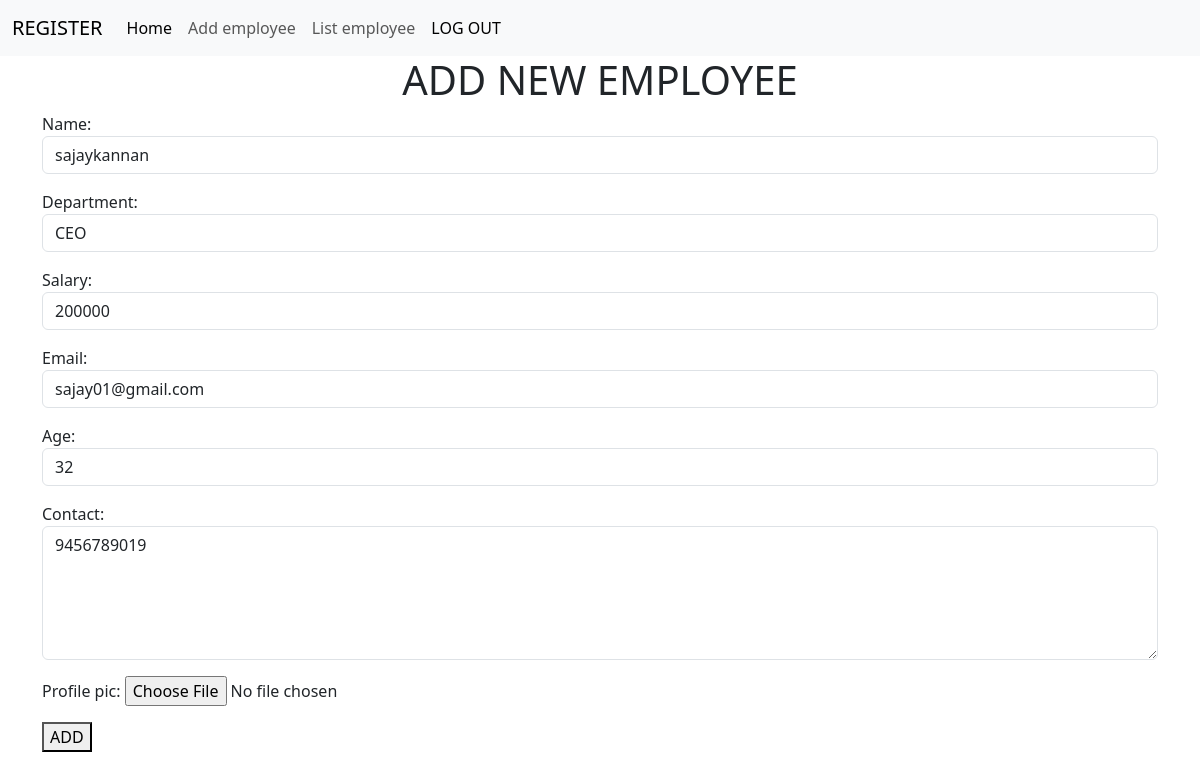
The app's page /emloyees/7/update (signed in) with its own data.
### cr/models.py (models this page shows, shortened)
class Employees(models.Model):
    name=models.CharField(max_length=200)
    department=models.CharField(max_length=200)
    salary=models.PositiveIntegerField()
    email=models.EmailField(unique=True)
    age=models.PositiveIntegerField(null=True)
    contact=models.CharField(max_length=12)
    profile_pic=models.ImageField(upload_to="images",null=True)

### cr/views.py (the view, shortened to what this page needs)
# urls.py: path("emloyees/<int:pk>/update",views.EmployeeUpdateView.as_view(),name="emp_update"),
@method_decorator(signin_required,"dispatch")
class EmployeeUpdateView(View):
    def get(self,request,*args,**kwargs):
        id=kwargs.get("pk")
        qs=Employees.objects.get(id=id)
        form=EmployeeForm(instance=qs)
        return render(request,"emp_add.html",{"forms":form})

### cr/forms.py
class EmployeeForm(forms.ModelForm):
    class Meta:
        model=Employees
        fields="__all__"
        widgets={
            "name":forms.TextInput(attrs={"class":"form-control"}),
            "department":forms.TextInput(attrs={"class":"form-control"}),
            "salary":forms.NumberInput(attrs={"class":"form-control"}),
            "email":forms.EmailInput(attrs={"class":"form-control"}),
            "age":forms.NumberInput(attrs={"class":"form-control"}),
            "contact":forms.Textarea(attrs={"class":"form-control","rows":5}),
            "dob":forms.DateInput(attrs={"class":"form-control","type":"date"})
        }

### cr/views.py (called while the page is built)
def signin_required(fn):
    def wrapper(request,*args,**kwargs):
        if not request.user.is_authenticated:
            messages.error(request,"Invalid Session")
            return redirect("login")
        else:
            return fn(request,*args,**kwargs)
    return wrapper

### cr/templates/emp_add.html (shortened to what this page needs)
{%extends 'base.html'%}
{%block body_block%}
<h1 class="text-center">ADD NEW EMPLOYEE</h1>
<div class="container">
 <form action="" method="post" enctype="multipart/form-data" class="">
     {{forms.as_p}}
     <button type="submit">ADD</button>
 </form>
</div>
{%endblock%}

### records on screen
Employees: name "sajaykannan", department "CEO", salary "200000", email "sajay01@gmail.com", age "32", contact "9456789019"
